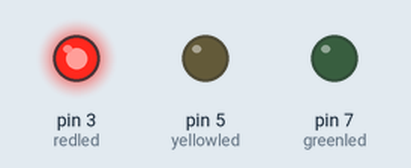
Recording of a sketch running on a simulated Arduino Uno, built with avr-gcc and run on an emulated ATmega328P. On the bench: output pins drawn as LEDs (lit = HIGH).

Above: at 0.5 s.
At 1.1 s:
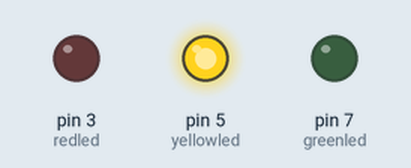
At 3.9 s:
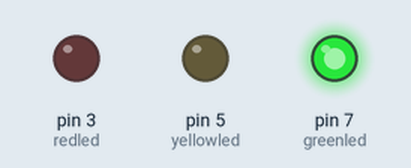
Timing chart, 0 to 5.1 s (numbered marks = the images above):
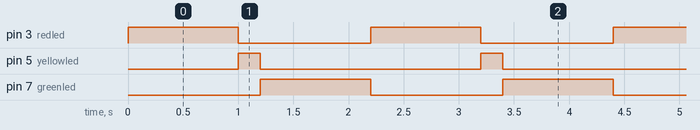

The sketch:

lesson6.ino
```cpp
int redled = 3 ;
int yellowled = 5 ;
int greenled = 7 ;
void setup()
{
  pinMode(redled, OUTPUT) ;
  pinMode(yellowled, OUTPUT) ;
  pinMode(greenled, OUTPUT) ;
}
void loop()
{
  digitalWrite(redled, HIGH) ;
  delay(1000) ;
  digitalWrite(redled, LOW) ;
  digitalWrite(yellowled, HIGH) ;
  delay(200) ;
  digitalWrite(yellowled, LOW) ;
  digitalWrite(greenled, HIGH) ;
  delay(1000) ;
  digitalWrite(greenled, LOW) ;
}
```

Measured:
- by itself, pin 3 (redled), pin 7 (greenled): alternates HIGH for 1.0 s and LOW for 1.2 s
- by itself, pin 5 (yellowled): alternates HIGH for 0.20 s and LOW for 2.0 s
- by itself, everything shown: repeats every 2.2 s, in 4 steps
